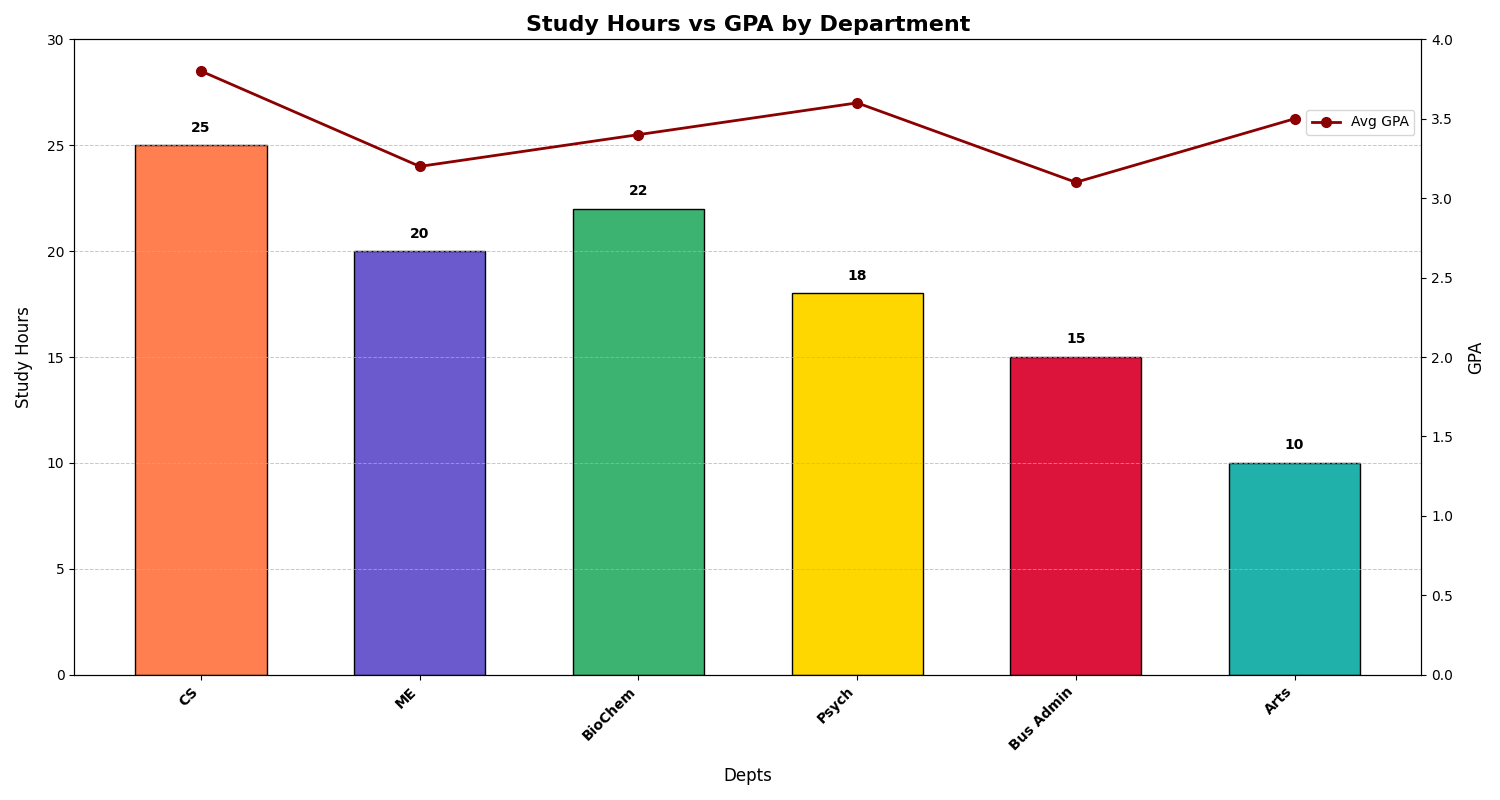

Recreate this plot in Python.
import matplotlib.pyplot as plt
import numpy as np

depts = ['CS', 'ME', 'BioChem', 'Psych', 'Bus Admin', 'Arts']
study_hours = [25, 20, 22, 18, 15, 10]
gpas = [3.8, 3.2, 3.4, 3.6, 3.1, 3.5]

# New colors for the bars and line
bar_colors = ['#FF7F50', '#6A5ACD', '#3CB371', '#FFD700', '#DC143C', '#20B2AA']
line_color = '#8B0000'

fig, ax1 = plt.subplots(figsize=(15, 8))

bars = ax1.bar(depts, study_hours, color=bar_colors, edgecolor='black', width=0.6)
for bar, hours in zip(bars, study_hours):
    yval = bar.get_height()
    ax1.text(bar.get_x() + bar.get_width()/2, yval + 0.5, str(hours), ha='center', va='bottom', fontsize=10, fontweight='bold', color='black')

ax2 = ax1.twinx()
ax2.plot(depts, gpas, color=line_color, marker='o', linestyle='-', linewidth=2, markersize=7, label='Avg GPA')

ax1.set_title('Study Hours vs GPA by Department', fontsize=16, fontweight='bold')
ax1.set_xlabel('Depts', fontsize=12, labelpad=10)
ax1.set_ylabel('Study Hours', fontsize=12, labelpad=10)
ax2.set_ylabel('GPA', fontsize=12, labelpad=10)

ax1.set_xticks(np.arange(len(depts)))
ax1.set_xticklabels(depts, rotation=45, ha='right', fontsize=10, fontweight='bold')

ax1.set_ylim(0, 30)
ax2.set_ylim(0, 4.0)
ax1.grid(True, which='both', axis='y', linestyle='--', linewidth=0.7, alpha=0.7)

ax2.legend(loc='upper right', bbox_to_anchor=(1, 0.9))

plt.tight_layout()
plt.show()
